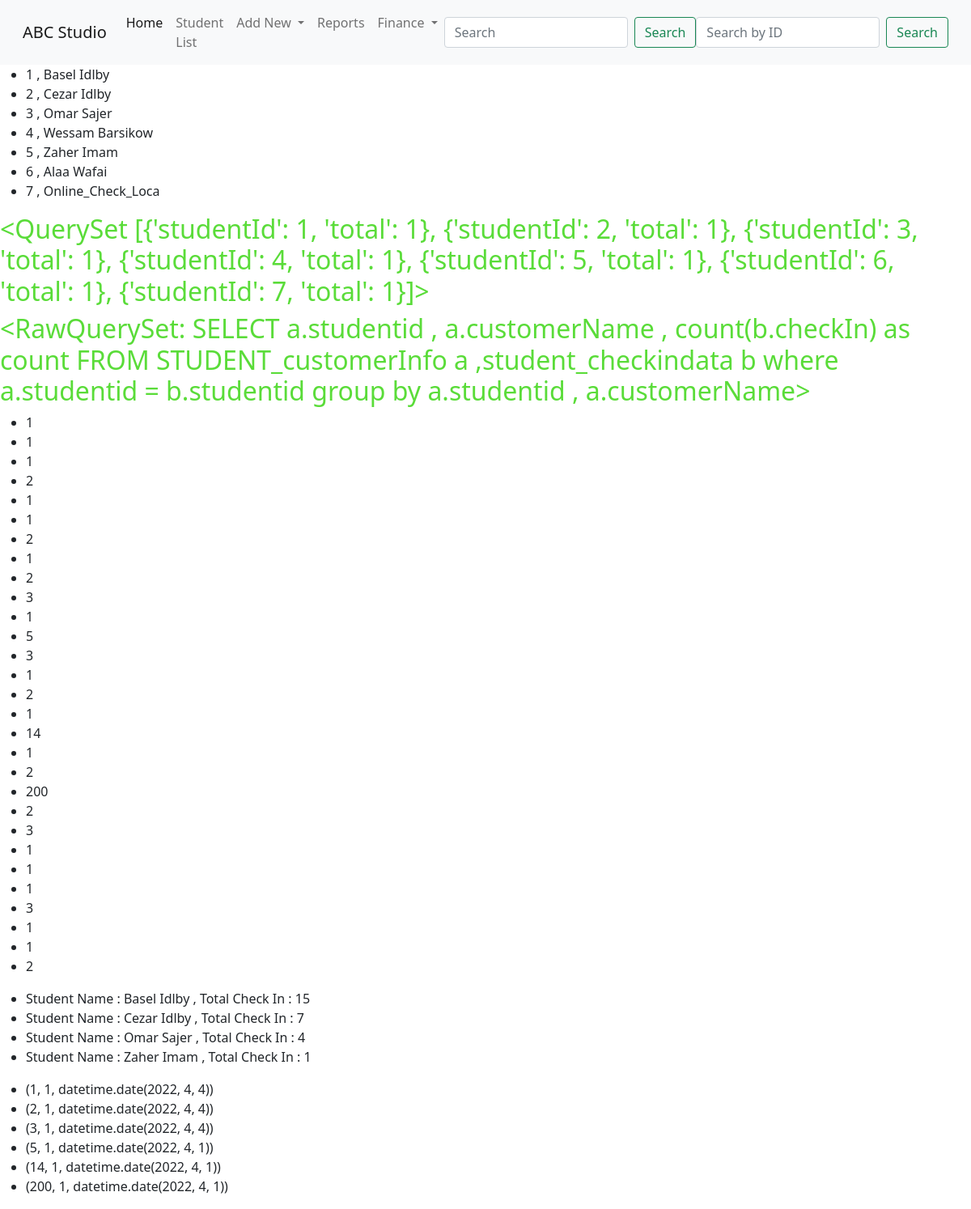
/list2/, run on an earlier commit of the app's database.
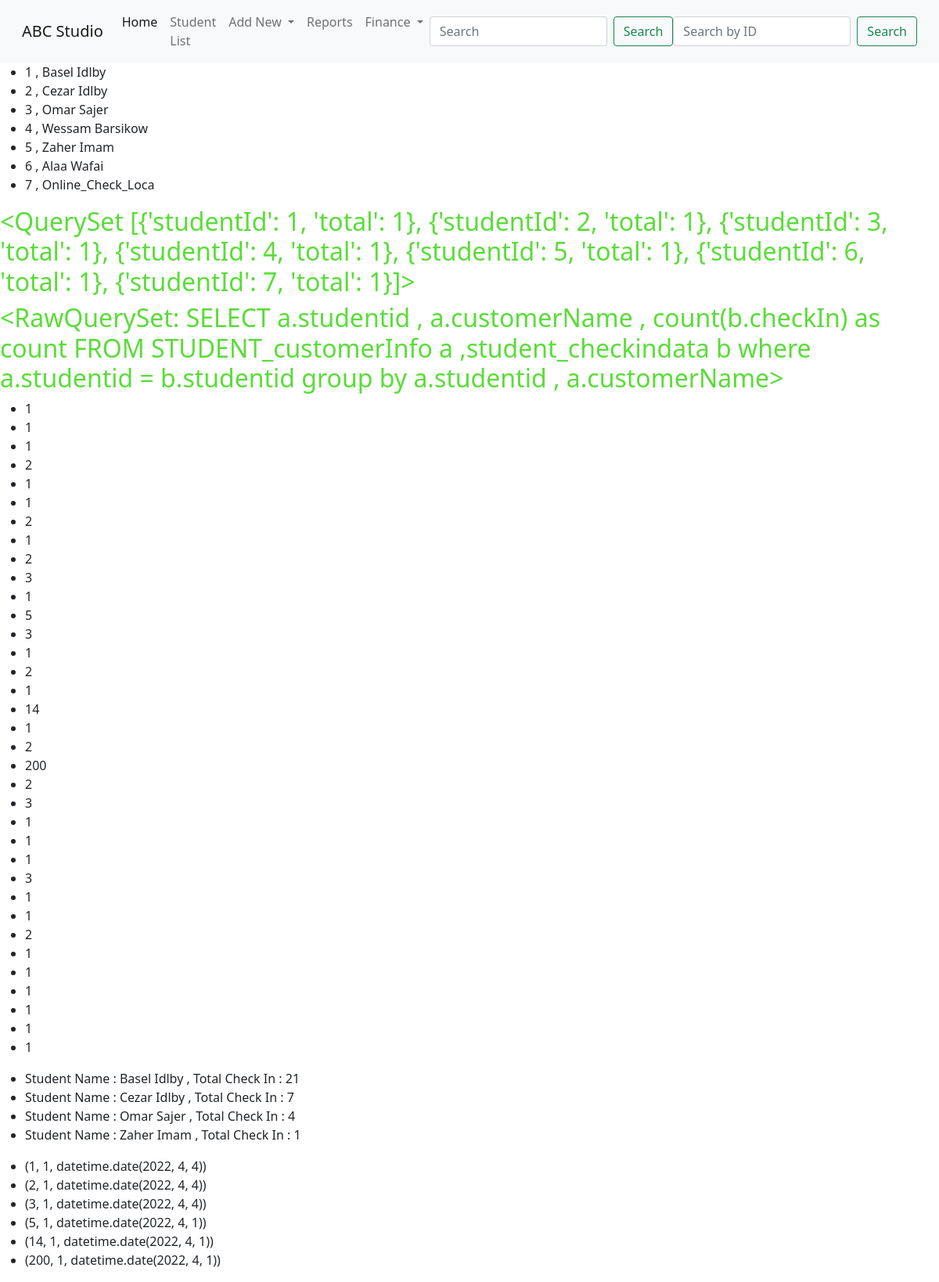
And on a later commit of the database.
### student/models.py (models this page shows, shortened)
class customerInfo(models.Model):
    studentId = models.AutoField(primary_key=True)
    customerName = models.CharField(max_length=100 , unique=True)
    customerImg = models.ImageField(upload_to ='media/student/imgs/' , default='default.jpg')
    leadsChannel = models.ForeignKey(leadSource,max_length=50,on_delete=models.CASCADE)
    adsRef = models.CharField(max_length=200,blank=True)
    contactDate = models.DateField(default=datetime.now , editable=False)
    leadeAge = models.IntegerField()
    leadsLocation = models.CharField(max_length=100)
    leadsContactNumber = models.IntegerField()
    emailAddress = models.EmailField(unique=True)
    leadsComment = models.CharField(max_length=1000)
    leadsUrgent = models.BooleanField()
    Nationality = models.ForeignKey(countryList,max_length=250,on_delete=models.CASCADE)
    intersetList = models.ForeignKey(courseList,max_length=50,on_delete=models.CASCADE)
    followUp = models.BooleanField(default=True)

class checkInData(models.Model):
    checkInSeq = models.AutoField(primary_key=True)
    studentId = models.IntegerField()
    checkIn = models.IntegerField(default=1 , editable=False)
    checkInDate = models.DateField(default=datetime.now , editable=False)
    def __str__(self) -> str:
        return f"{self.studentId , self.checkIn , self.checkInDate}"

### student/views.py (the view)
# urls.py: path('list2/',views.list,name='CustInfo2'),
def list(request):
    queryset1 = customerInfo.objects.all()
    query2 = customerInfo.objects.all().values('studentId').annotate(total=Count('studentId'))
    query3 = checkInData.objects.all()
    query4 = customerInfo.objects.raw(
       'SELECT a.studentid , a.customerName , count(b.checkIn) as count FROM STUDENT_customerInfo a ,student_checkindata b where a.studentid = b.studentid group by a.studentid , a.customerName')
    lastLogin = checkInData.objects.raw('select checkInSeq , a.studentid , max(a.checkInDate) from student_checkindata a group by a.studentid')
    context = {'q1':queryset1,'q2':query2,'q3':query3,'q4':query4,'lastLogin':lastLogin}
    return render(request,'student/customerList.html',context)

### student/templates/student/customerList.html
{% extends 'student/base.html' %}
{% block content %}
    <ul>
        {% for x in q1 %}
        <li>{{x.studentId}} , {{x.customerName}}</li>
        {% endfor %}
    </ul>
<h2>{{q2}}</h2>
<h2>{{q4}}</h2>
<ul>
    {% for x in q3 %}
    <li>{{x.studentId}} {{x.customerName}}</li>
    {% endfor %}
</ul>
<ul>
    {% for x in q4 %}
    <li>Student Name : {{x.customerName}} , Total Check In : {{x.count}}</li>
    {% endfor %}
</ul>
<ul>
    {% for x in lastLogin %}
    <li>{{x}}</li>
    {% endfor %}
</ul>
{% endblock %}

What changed in the data, as far as the page shows it:
computed for customerInfo "Basel Idlby": count "15" → "21"
added checkInData: studentId "1"
added checkInData: studentId "1"
added checkInData: studentId "1"
added checkInData: studentId "1"
added checkInData: studentId "1"
added checkInData: studentId "1"
